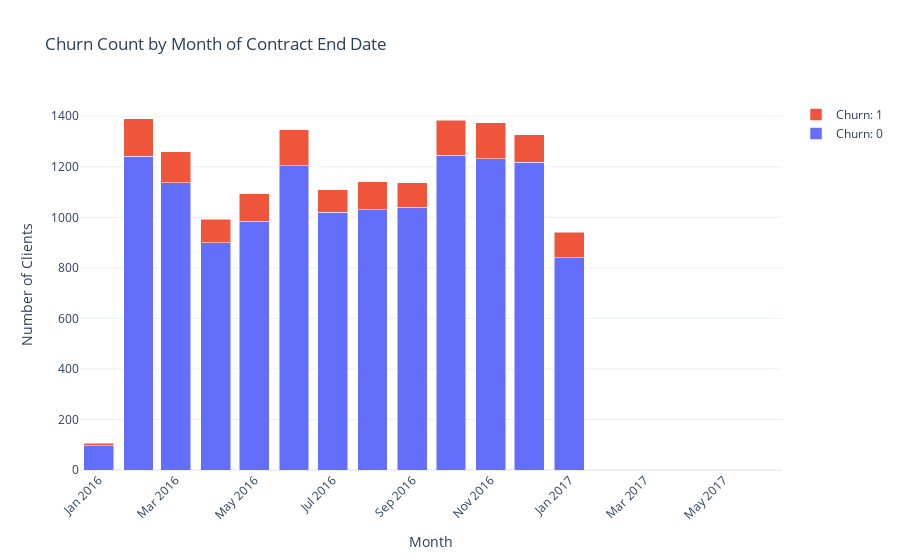

The notebook cell this image was saved under:
### Markdown cell above
<div class='alert alert-bloc alert-success'> We do see that there has been sharp movements in the market of energy prices. To conclude if there is price sensitivity, one thing we could do is plot the churn rate per month, and see if there is a correlation between market movements and churn rates (with eventually one month of delay to account for clients' reaction time)</div>

### Code cell
df_client['date_end'] = pd.to_datetime(df_client['date_end'], errors='coerce')

# Drop rows with invalid dates
df_client = df_client.dropna(subset=['date_end'])

# Create a month column
df_client['end_month'] = df_client['date_end'].dt.to_period('M').astype(str)

# Group and pivot data
monthly_churn = df_client.groupby(['end_month', 'churn']).size().reset_index(name='count')
monthly_pivot = monthly_churn.pivot(index='end_month', columns='churn', values='count').fillna(0)

# Plot
fig = go.Figure()
for churn_status in monthly_pivot.columns:
    fig.add_trace(go.Bar(
        x=monthly_pivot.index,
        y=monthly_pivot[churn_status],
        name=f"Churn: {churn_status}"
    ))

fig.update_layout(
    barmode='stack',
    title='Churn Count by Month of Contract End Date',
    xaxis_title='Month',
    yaxis_title='Number of Clients',
    xaxis_tickangle=-45,
    template='plotly_white'
)

fig.show()

### Figure 1 — Plotly figure (JSON) as saved in the notebook; plotly's stock layout.template omitted (floating-point values rounded to 4 significant figures)
{"data": [{"name": "Churn: 0", "type": "bar", "x": ["2016-01", "2016-02", "2016-03", "2016-04", "2016-05", "2016-06", "2016-07", "2016-08", "2016-09", "2016-10", "2016-11", "2016-12", "2017-01", "2017-06"], "y": [95, 1242, 1136, 899, 985, 1204, 1021, 1029, 1039, 1246, 1231, 1218, 839, 3]}, {"name": "Churn: 1", "type": "bar", "x": ["2016-01", "2016-02", "2016-03", "2016-04", "2016-05", "2016-06", "2016-07", "2016-08", "2016-09", "2016-10", "2016-11", "2016-12", "2017-01", "2017-06"], "y": [11, 149, 124, 94, 108, 143, 89, 111, 98, 139, 143, 109, 101, 0]}], "layout": {"barmode": "stack", "title": {"text": "Churn Count by Month of Contract End Date"}, "xaxis": {"tickangle": -45, "title": {"text": "Month"}}, "yaxis": {"title": {"text": "Number of Clients"}}}}
